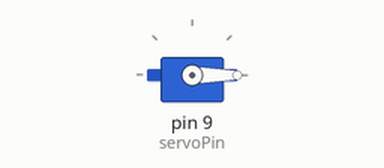
Bench run of a sketch on a simulated Arduino Uno, built with avr-gcc and run on an emulated ATmega328P. Shown: servo.

Above: at 0.05 s.
Timing chart, 0 to 4.6 s (numbered marks = the images above):
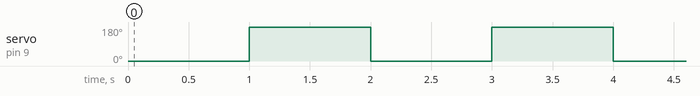

The sketch:

servo.ino
```cpp
#include <Servo.h>
Servo servoMotor;
int servoPin = 9;
void setup() {
  // put your setup code here, to run once:
  Serial.begin(9600);
  servoMotor.attach(servoPin);
}

void loop() {
  // put your main code here, to run repeatedly:
  servoMotor.write(0);
  delay(1000);
  servoMotor.write(180);
  delay(1000);
}
```

Measured:
- by itself, servo on pin 9 (servoPin): alternates 180° for 1.0 s and 0° for 1.0 s
